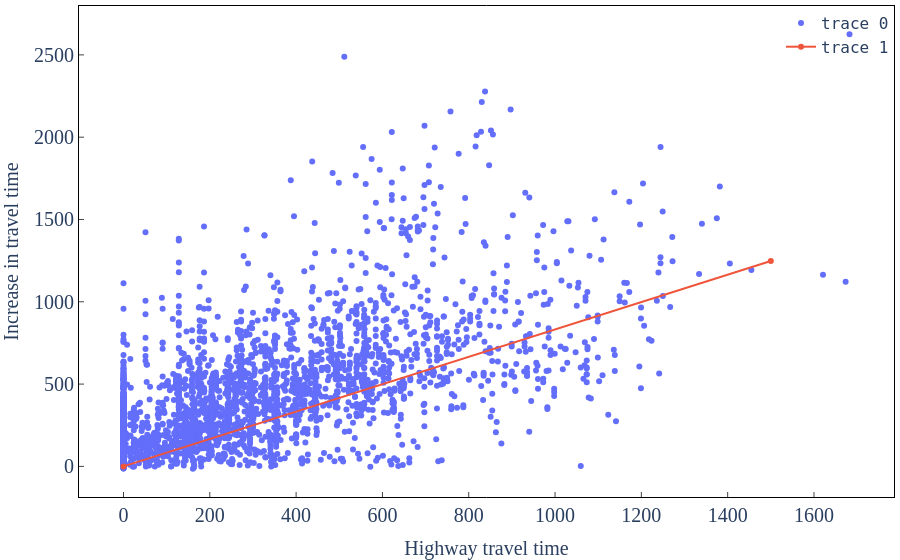
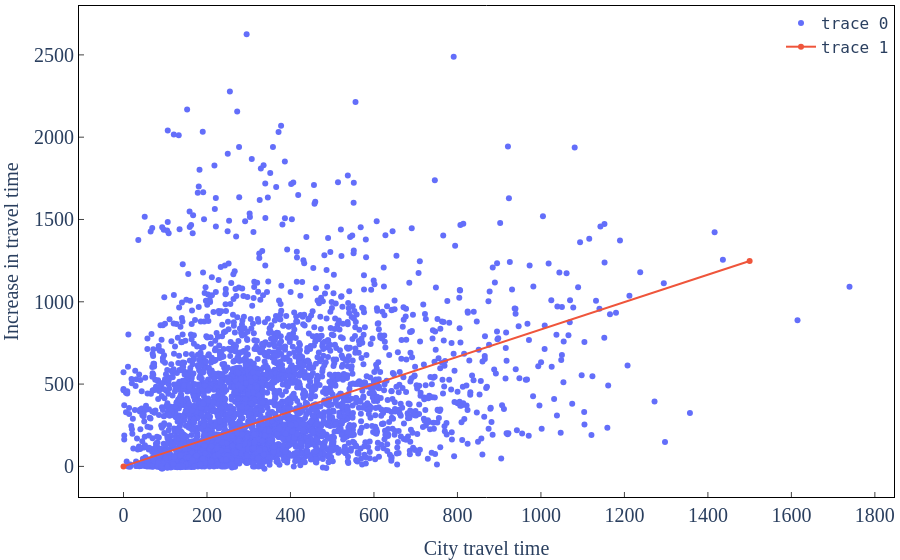

These figures' notebook cell, in order:
### Code cell
xfit = [0, 1500]

fig = go.Figure(go.Scatter(x=df.highway_time, y=df.traffic_flow_delta, mode='markers'))

fig.add_trace(go.Scatter(x=xfit, y=[0, model.params.to_list()[0]*xfit[1]]))
#fig.add_trace(go.Scatter(x=xfit, y=[highway_model.params.to_list()[0], highway_model.params.to_list()[1]*xfit[1]]))

fig.update_xaxes(title="Highway travel time")
fig.update_yaxes(title="Increase in travel time")
fig.update(**json.load(open('./analysis/graph_config.json', 'r')))

fig.update_layout(font=dict(size=20), title_font_size=20, legend_font_size=16, xaxis=dict(title_font_size=20, tickfont_size=20,), yaxis=dict(title_font_size=20, tickfont_size=20))
fig.show()
fig.write_image("./analysis/figures/busy_highway_time.png", scale=3)

fig = go.Figure(go.Scatter(x=df.city_time, y=df.traffic_flow_delta, mode='markers'))

fig.add_trace(go.Scatter(x=xfit, y=[0, model.params.to_list()[0]*xfit[1]]))
#fig.add_trace(go.Scatter(x=xfit, y=[highway_model.params.to_list()[0], highway_model.params.to_list()[1]*xfit[1]]))

fig.update_xaxes(title="City travel time")
fig.update_yaxes(title="Increase in travel time")
fig.update(**json.load(open('./analysis/graph_config.json', 'r')))

fig.update_layout(font=dict(size=20), title_font_size=20, legend_font_size=16, xaxis=dict(title_font_size=20, tickfont_size=20,), yaxis=dict(title_font_size=20, tickfont_size=20))
fig.show()
fig.write_image("./analysis/figures/busy_city_time.png", scale=3)

### Figure 1 — Plotly figure (JSON) as saved in the notebook; plotly's stock layout.template omitted (floating-point values rounded to 4 significant figures; data arrays with more than 128 entries replaced by an {"elided": "..."} marker saying what was removed)
{"data": [{"mode": "markers", "type": "scatter", "x": {"elided": "3604 float values"}, "y": {"elided": "3604 int values"}}, {"type": "scatter", "x": [0, 1500], "y": [0, 1248.0]}], "layout": {"autosize": false, "font": {"family": "Times New Roman", "size": 20}, "legend": {"bgcolor": "rgba(0, 0, 0, 0)", "font": {"family": "monospace", "size": 16}, "x": 1, "xanchor": "right"}, "margin": {"b": 5, "l": 5, "r": 5, "t": 5}, "plot_bgcolor": "rgba(0, 0, 0, 0)", "showlegend": true, "title": {"font": {"size": 20}}, "xaxis": {"linecolor": "black", "mirror": true, "showline": true, "tickfont": {"size": 20}, "ticks": "inside", "title": {"font": {"size": 20}, "text": "Highway travel time"}}, "yaxis": {"linecolor": "black", "mirror": true, "showline": true, "tickfont": {"size": 20}, "ticks": "inside", "title": {"font": {"size": 20}, "text": "Increase in travel time"}}}}

### Figure 2 — Plotly figure (JSON) as saved in the notebook; plotly's stock layout.template omitted (floating-point values rounded to 4 significant figures; data arrays with more than 128 entries replaced by an {"elided": "..."} marker saying what was removed)
{"data": [{"mode": "markers", "type": "scatter", "x": {"elided": "3604 float values"}, "y": {"elided": "3604 int values"}}, {"type": "scatter", "x": [0, 1500], "y": [0, 1248.0]}], "layout": {"autosize": false, "font": {"family": "Times New Roman", "size": 20}, "legend": {"bgcolor": "rgba(0, 0, 0, 0)", "font": {"family": "monospace", "size": 16}, "x": 1, "xanchor": "right"}, "margin": {"b": 5, "l": 5, "r": 5, "t": 5}, "plot_bgcolor": "rgba(0, 0, 0, 0)", "showlegend": true, "title": {"font": {"size": 20}}, "xaxis": {"linecolor": "black", "mirror": true, "showline": true, "tickfont": {"size": 20}, "ticks": "inside", "title": {"font": {"size": 20}, "text": "City travel time"}}, "yaxis": {"linecolor": "black", "mirror": true, "showline": true, "tickfont": {"size": 20}, "ticks": "inside", "title": {"font": {"size": 20}, "text": "Increase in travel time"}}}}
